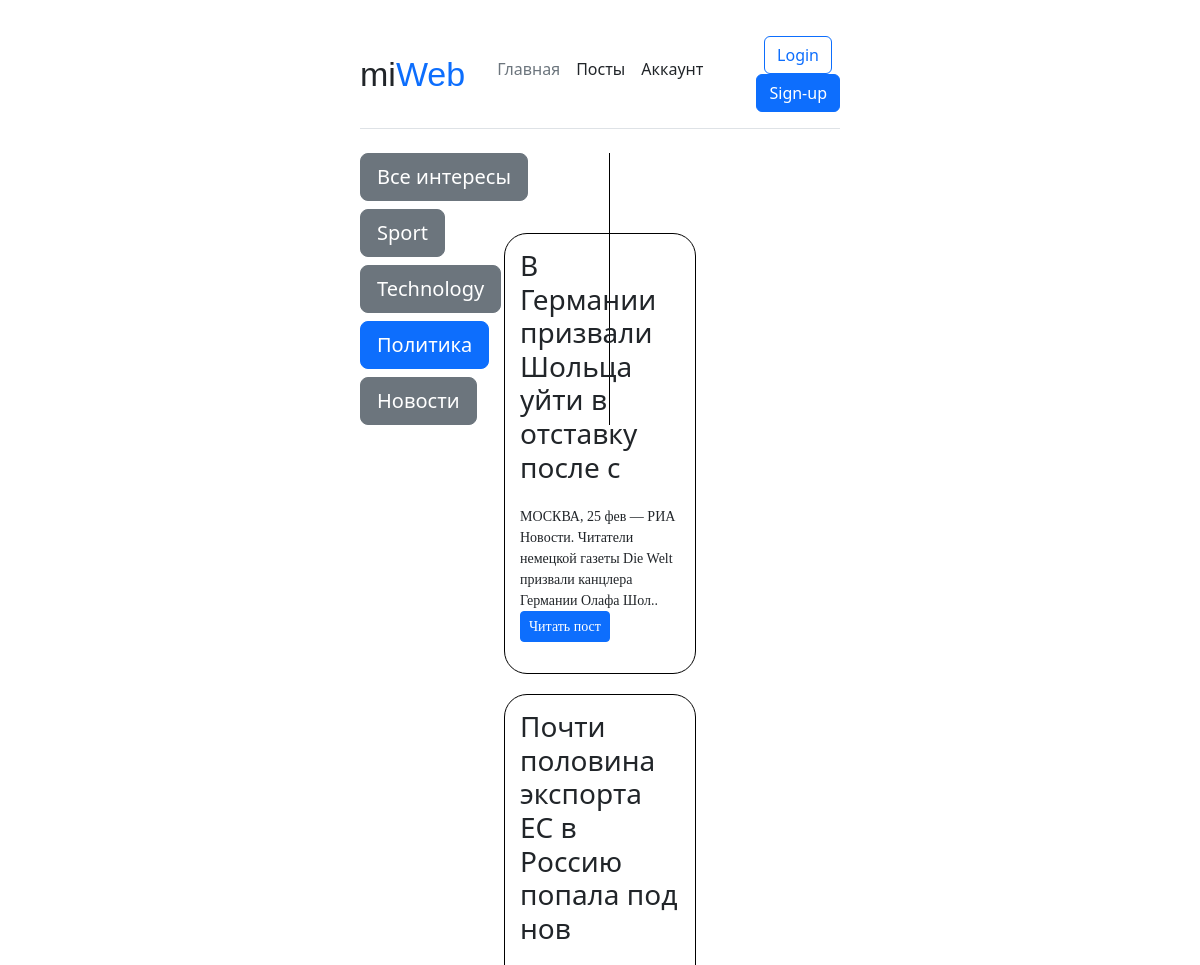
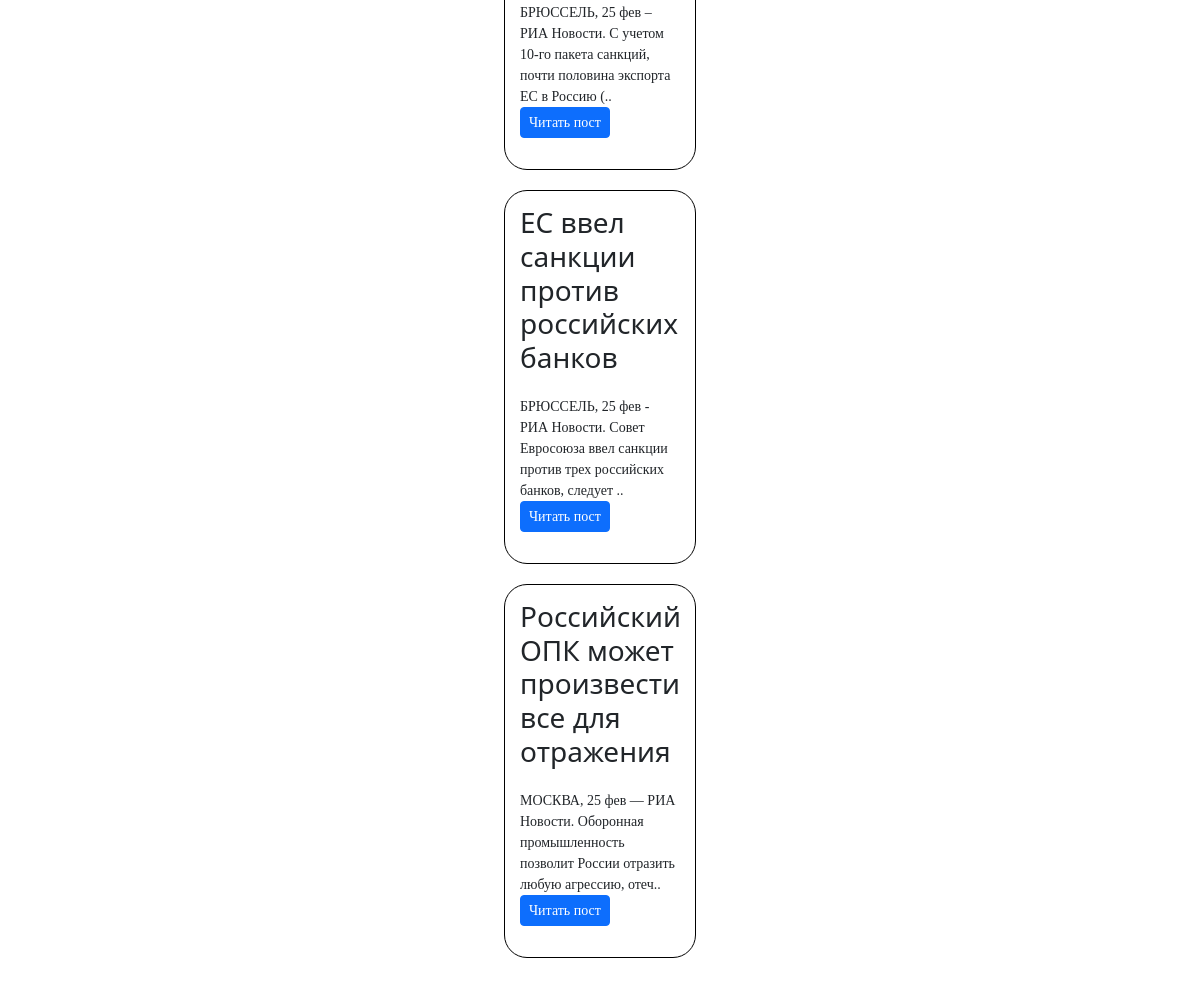
Screenshot of /category/3/ with the database file from the repository (2 pictures, top to bottom).
### main/models.py (models this page shows, shortened)
class Category(models.Model):
    name = models.CharField(max_length=50, db_index=True)
    class Meta:
        verbose_name = 'Категория'
        verbose_name_plural = 'Категории'
    def __str__(self):
        return self.name
    def get_absolute_url(self):
        return reverse('category',kwargs={'cat_id': self.pk})

class Posts(models.Model):
    title = models.CharField(max_length=150)
    description = models.TextField(null=True)
    date_posted = models.DateTimeField(auto_now_add=True)
    author = models.CharField(max_length=15)
    cat = models.ForeignKey('Category', on_delete=models.CASCADE)
    class Meta:
        verbose_name = 'Пост'
        verbose_name_plural = 'Посты'
    def get_absolute_url(self):
        return reverse('post',kwargs={'post_id': self.pk})

### main/views.py (the view)
# urls.py: path('category/<int:cat_id>/', views.show_category, name='category'),
def show_category(request, cat_id):
    posts = Posts.objects.filter(cat_id=cat_id)
    cat_name = Category.objects.get(id=cat_id)
    if len(posts) == 0:
        raise Http404()
    return render(request,'main/category_detail.html',{'cat_id': cat_id, 'posts': posts, 'cat_selected':cat_id, 'cat_name':cat_name})

### main/templatetags/main_tags.py (called while the page is built)
@register.inclusion_tag('main/list_categories.html')
def show_categories(cat_selected=0):
    cats = Category.objects.all()
    return {'cats':cats, 'cat_selected':cat_selected}

### main/templates/main/category_detail.html (shortened to what this page needs)
{% extends 'main/base.html' %}
{% load main_tags %}
{% block content %}
    {% for post in posts %}
        <div class="post">
            <h3 class="title">{{ post.title }}</h3><br>
            {% autoescape on %}
                <p class="desc">
                    {{ post.description| slice:":100" }}.. <a class="btn btn-primary btn-sm" role="button" href="{{ post.get_absolute_url }}">Читать пост</a>
                </p>
            {% endautoescape %}
        </div>
    {% endfor %}
{% endblock content %}

### main/templates/main/list_categories.html (shortened to what this page needs)
{% for cat in cats %}
      {% if cat.posts_set.exists %}
      {% if cat.pk == cat_selected %}
            <h4 class="btn btn-primary btn-lg">{{ cat }}</h4>
            {% else %}
                <h4><a class="btn btn-secondary btn-lg" href="{{ cat.get_absolute_url }}">{{ cat }}</a></h4>
         {% endif %}
      {% endif %}
{% endfor %}

### main/static/main/css/styles.css (style rules this page uses)
.post { border:1px solid black; margin: 0 auto; width:40%; padding:15px; border-radius:23px; margin-bottom: 20px; position:relative; bottom:200px }
.post p { margin-top:-10px; font-family:Verdana; font-size:14px; }

### rows the page displays
Category: name "Sport"
Category: name "Technology"
Category: name "Политика"
Category: name "Новости"
Posts: title "В Германии призвали Шольца уйти в отставку после с", description "МОСКВА, 25 фев — РИА Новости. Читатели немецкой газеты Die Welt призвали канцлера Германии Олафа Шол"
Posts: title "Почти половина экспорта ЕС в Россию попала под нов", description "БРЮССЕЛЬ, 25 фев – РИА Новости. С учетом 10-го пакета санкций, почти половина экспорта ЕС в Россию ("
Posts: title "ЕС ввел санкции против российских банков", description "БРЮССЕЛЬ, 25 фев - РИА Новости. Совет Евросоюза ввел санкции против трех российских банков, следует"
Posts: title "Российский ОПК может произвести все для отражения", description "МОСКВА, 25 фев — РИА Новости. Оборонная промышленность позволит России отразить любую агрессию, отеч"
